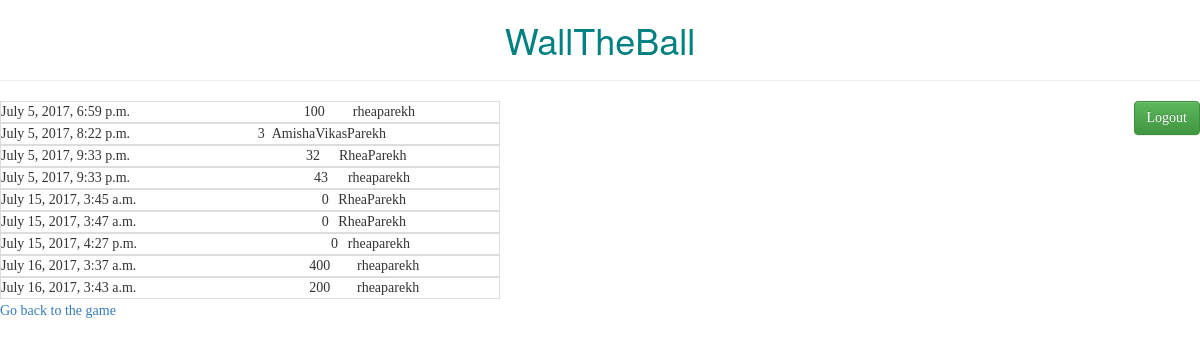
Page /scores (signed in) on the earlier database version.
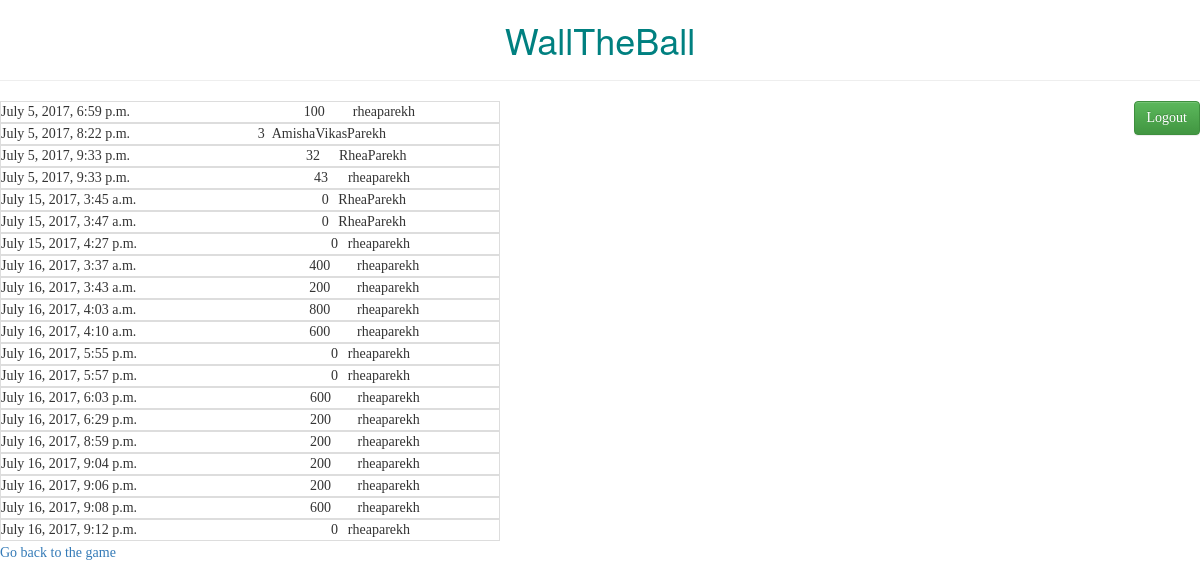
Same page on the later database version.
### GameApp/models.py (models this page shows, shortened)
class Score(models.Model):
    score = models.IntegerField()
    user = models.ForeignKey(User)
    date=models.DateTimeField(auto_now=True,blank=True)
    class Meta:
        ordering=['user','score','date']

### GameApp/views.py (the view)
# urls.py: url(r'^scores$',views.score_view,name='score'),
def score_view(request):
  if request.user.is_authenticated():
     score_list=Score.objects.order_by('date')
     context={'score_list':score_list}
     return render(request,'score.html',context)

### gameManager/templates/score.html
{% extends "base.html" %}
{% load static %}
{% block logout %}
   <hr>
   <form action="logout">
       <input type="submit" id="logout" value="Logout" class="btn btn-success" style="float:right">
   </form>
{% endblock %}
{% block Score %}
  {% for s in score_list %}
  <table id="table">
  <tr id="td">
     <td>{{s.date}}</td>
     <td>{{s.score}}</td>
     <td>{{s.user}}</td>
  </tr>
  </table>
  {% endfor %}
  <a href="/../" > Go back to the game </a>
{% endblock %}

### gameManager/templates/base.html (shortened to what this page needs)
<!DOCTYPE html>
{% load staticfiles %}
<html>
  <head>
      <link rel="stylesheet" type="text/css" href="//maxcdn.bootstrapcdn.com/bootstrap/3.2.0/css/bootstrap.min.css">
      <link rel="stylesheet" type="text/css" href="//maxcdn.bootstrapcdn.com/bootstrap/3.2.0/css/bootstrap-theme.min.css">
      <link rel="stylesheet" type="text/css" href="{% static "GameApp/game.css" %}">
  </head>
  <h1 class="topheader"> WallTheBall </h1>
  {% block logout %}
  {% endblock %}
  <body>
  {% block Score %}
  {% endblock %}
  </body>
</html>

### gameManager/static/GameApp/game.css (style rules this page uses)
* { font-family: "Lucida Grande"; }
.topheader { text-align:center; color: teal; }
#table { font-family: arial, sans-serif; border-collapse: collapse; width: 500px; }
#td { border: 1px solid #dddddd; text-align: left; padding: 8px; }

Differences in the rows shown:
added Score: date "July 16, 2017, 4:03 a.m.", score "800", user "rheaparekh"
added Score: date "July 16, 2017, 4:10 a.m.", score "600", user "rheaparekh"
added Score: date "July 16, 2017, 5:55 p.m.", score "0", user "rheaparekh"
added Score: date "July 16, 2017, 5:57 p.m.", score "0", user "rheaparekh"
added Score: date "July 16, 2017, 6:03 p.m.", score "600", user "rheaparekh"
added Score: date "July 16, 2017, 6:29 p.m.", score "200", user "rheaparekh"
added Score: date "July 16, 2017, 8:59 p.m.", score "200", user "rheaparekh"
added Score: date "July 16, 2017, 9:04 p.m.", score "200", user "rheaparekh"
added Score: date "July 16, 2017, 9:06 p.m.", score "200", user "rheaparekh"
added Score: date "July 16, 2017, 9:08 p.m.", score "600", user "rheaparekh"
added Score: date "July 16, 2017, 9:12 p.m.", score "0", user "rheaparekh"
